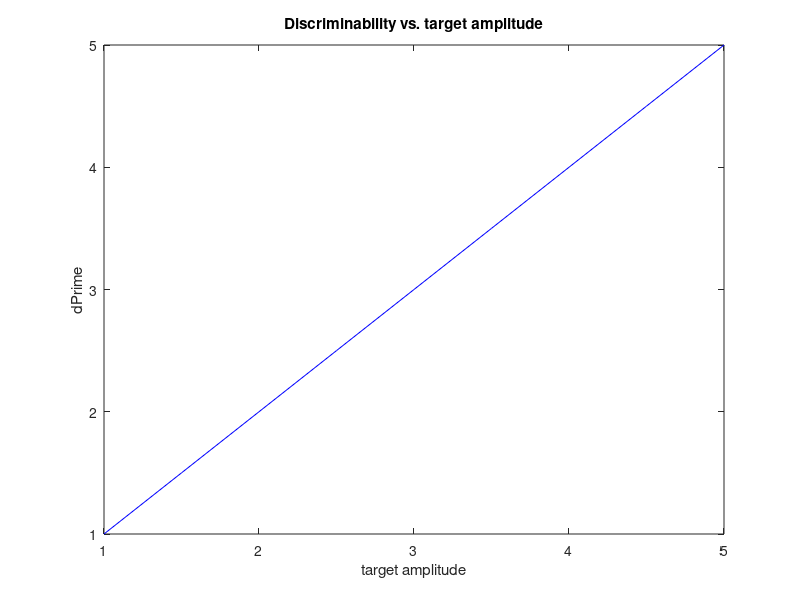
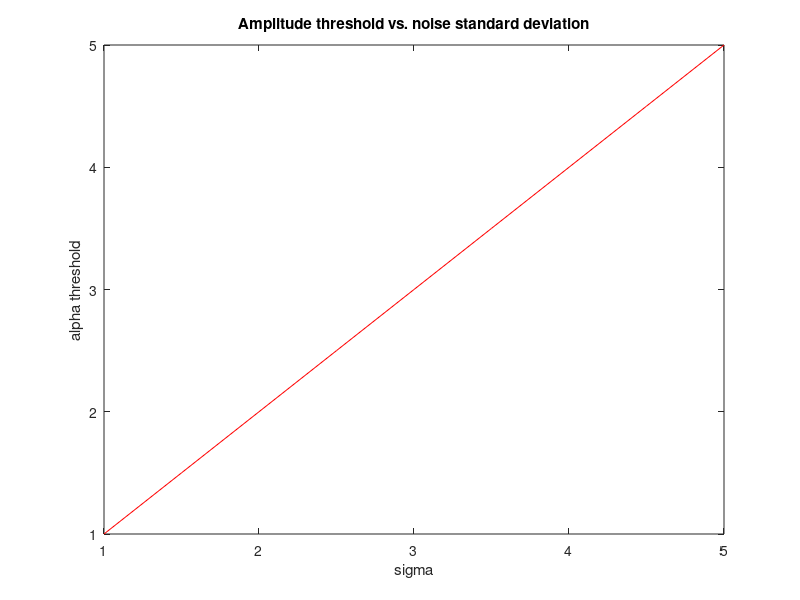

MATLAB code to generate these figures, in order:
figure(1)
x = (1:0.5:5);
y = (1:0.5:5);
plot(x,y,'b')

title ('Discriminability vs. target amplitude'); 
xlabel ('target amplitude');
ylabel ('dPrime');

figure(2)
x = (1:0.5:5);
y = (1:0.5:5);
plot(x,y,'r')

title ('Amplitude threshold vs. noise standard deviation'); 
xlabel ('sigma');
ylabel ('alpha threshold');

